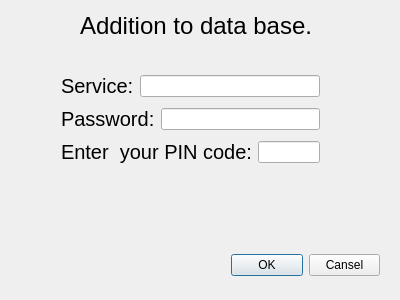
<?xml version="1.0" encoding="UTF-8"?>
<ui version="4.0">
 <class>Dialog</class>
 <widget class="QDialog" name="Dialog">
  <property name="geometry">
   <rect>
    <x>0</x>
    <y>0</y>
    <width>400</width>
    <height>300</height>
   </rect>
  </property>
  <property name="windowTitle">
   <string>Dialog</string>
  </property>
  <widget class="QWidget" name="layoutWidget">
   <property name="geometry">
    <rect>
     <x>220</x>
     <y>240</y>
     <width>171</width>
     <height>51</height>
    </rect>
   </property>
   <layout class="QVBoxLayout" name="verticalLayout">
    <item>
     <layout class="QHBoxLayout" name="horizontalLayout">
      <item>
       <widget class="QPushButton" name="pushButton">
        <property name="text">
         <string>OK</string>
        </property>
       </widget>
      </item>
      <item>
       <widget class="QPushButton" name="pushButton_2">
        <property name="text">
         <string>Cansel</string>
        </property>
       </widget>
      </item>
     </layout>
    </item>
   </layout>
  </widget>
  <widget class="QLabel" name="label_4">
   <property name="geometry">
    <rect>
     <x>80</x>
     <y>0</y>
     <width>241</width>
     <height>51</height>
    </rect>
   </property>
   <property name="font">
    <font>
     <pointsize>18</pointsize>
    </font>
   </property>
   <property name="text">
    <string>Addition to data base.</string>
   </property>
  </widget>
  <widget class="QWidget" name="layoutWidget">
   <property name="geometry">
    <rect>
     <x>50</x>
     <y>60</y>
     <width>281</width>
     <height>121</height>
    </rect>
   </property>
   <layout class="QVBoxLayout" name="verticalLayout_2">
    <item>
     <layout class="QHBoxLayout" name="horizontalLayout_3">
      <item>
       <widget class="QLabel" name="label">
        <property name="font">
         <font>
          <pointsize>15</pointsize>
         </font>
        </property>
        <property name="text">
         <string>Service:</string>
        </property>
       </widget>
      </item>
      <item>
       <widget class="QLineEdit" name="lineEdit_for_service_name"/>
      </item>
     </layout>
    </item>
    <item>
     <layout class="QHBoxLayout" name="horizontalLayout_4">
      <item>
       <widget class="QLabel" name="label_2">
        <property name="font">
         <font>
          <pointsize>15</pointsize>
         </font>
        </property>
        <property name="text">
         <string>Password:</string>
        </property>
       </widget>
      </item>
      <item>
       <widget class="QLineEdit" name="lineEdit_for_password"/>
      </item>
     </layout>
    </item>
    <item>
     <layout class="QHBoxLayout" name="horizontalLayout_2">
      <item>
       <widget class="QLabel" name="label_3">
        <property name="font">
         <font>
          <pointsize>15</pointsize>
         </font>
        </property>
        <property name="text">
         <string>Enter  your PIN code:</string>
        </property>
       </widget>
      </item>
      <item>
       <widget class="QLineEdit" name="lineEdit_for_PIN">
        <property name="echoMode">
         <enum>QLineEdit::Password</enum>
        </property>
       </widget>
      </item>
     </layout>
    </item>
   </layout>
  </widget>
  <zorder>layoutWidget</zorder>
  <zorder>label_4</zorder>
  <zorder>layoutWidget</zorder>
  <zorder></zorder>
 </widget>
 <layoutdefault spacing="6" margin="11"/>
 <resources/>
 <connections>
  <connection>
   <sender>pushButton_2</sender>
   <signal>clicked()</signal>
   <receiver>Dialog</receiver>
   <slot>close()</slot>
   <hints>
    <hint type="sourcelabel">
     <x>227</x>
     <y>274</y>
    </hint>
    <hint type="destinationlabel">
     <x>295</x>
     <y>262</y>
    </hint>
   </hints>
  </connection>
 </connections>
</ui>
